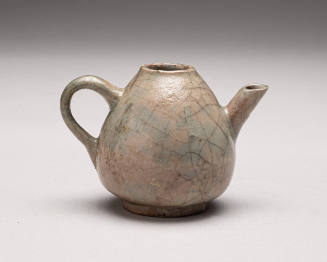
#> input picture cropper/input_images/asian.jpg, 327 x 262 px; its folder holds only this picture in this run
$ python cropper.py
#> lines starting #> are read from the running program, lines starting #| are printed output that depends on the picture
import os
from PIL import Image

def split_images_in_dir(input_dir, output_dir):
#> called with input_dir = 'input_images', output_dir = 'output_images'
    os.makedirs(output_dir, exist_ok=True)

    valid_ext = {".jpg", ".jpeg", ".png"}

    for filename in os.listdir(input_dir):
        base, ext = os.path.splitext(filename.lower())
        if ext not in valid_ext:
            continue  # skip non-image files

        input_path = os.path.join(input_dir, filename)
        img = Image.open(input_path)
#> img is the input picture: PIL image 327x262 RGB; mean R, G, B 182.2, 173.3, 169.7
        w, h = img.size
#> w = 327; h = 262

        left_width = int(w * 0.7)
#> left_width = 228
        right_width = int(w * 0.7)
#> right_width = 228

        # Crop left and right
        left_crop = img.crop((0, 0, left_width, h))
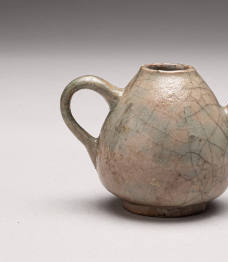
#> left_crop: PIL image 228x262 RGB; mean R, G, B 175.7, 165.9, 161.1
        right_crop = img.crop((w - right_width, 0, w, h))
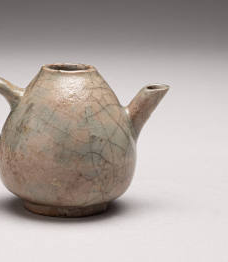
#> right_crop: PIL image 228x262 RGB; mean R, G, B 175.7, 165.7, 161

        # Save results
        out_base = os.path.splitext(filename)[0]
        left_crop.save(os.path.join(output_dir, f"{out_base}_1{ext}"))
        right_crop.save(os.path.join(output_dir, f"{out_base}_2{ext}"))

        print(f"Processed: {filename}")


split_images_in_dir("input_images", "output_images")
